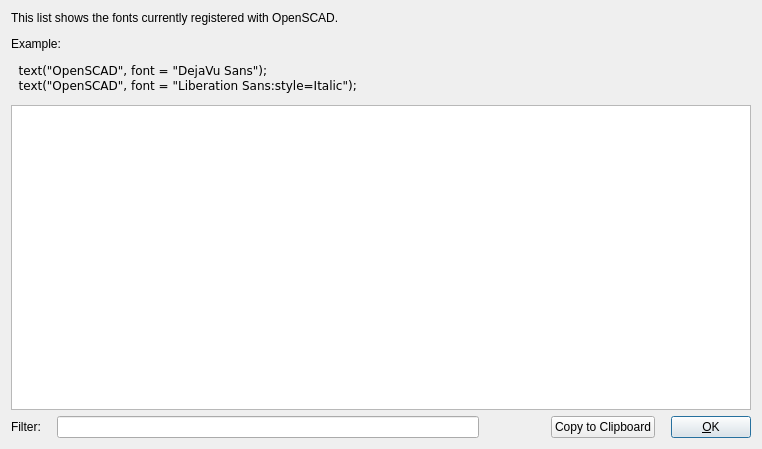
<?xml version="1.0" encoding="UTF-8"?>
<ui version="4.0">
 <class>FontListDialog</class>
 <widget class="QDialog" name="FontListDialog">
  <property name="geometry">
   <rect>
    <x>0</x>
    <y>0</y>
    <width>762</width>
    <height>449</height>
   </rect>
  </property>
  <property name="windowTitle">
   <string>OpenSCAD Font List</string>
  </property>
  <layout class="QGridLayout" name="gridLayout">
   <property name="horizontalSpacing">
    <number>16</number>
   </property>
   <property name="verticalSpacing">
    <number>6</number>
   </property>
   <item row="4" column="4">
    <widget class="QPushButton" name="okButton">
     <property name="sizePolicy">
      <sizepolicy hsizetype="Minimum" vsizetype="Fixed">
       <horstretch>0</horstretch>
       <verstretch>0</verstretch>
      </sizepolicy>
     </property>
     <property name="text">
      <string>&amp;OK</string>
     </property>
    </widget>
   </item>
   <item row="4" column="3">
    <widget class="QPushButton" name="copyButton">
     <property name="text">
      <string>Copy to Clipboard</string>
     </property>
    </widget>
   </item>
   <item row="4" column="2">
    <spacer name="horizontalSpacer">
     <property name="orientation">
      <enum>Qt::Horizontal</enum>
     </property>
     <property name="sizeType">
      <enum>QSizePolicy::Fixed</enum>
     </property>
     <property name="sizeHint" stdset="0">
      <size>
       <width>40</width>
       <height>20</height>
      </size>
     </property>
    </spacer>
   </item>
   <item row="4" column="1">
    <widget class="QLineEdit" name="filterLineEdit"/>
   </item>
   <item row="4" column="0">
    <widget class="QLabel" name="label_2">
     <property name="text">
      <string>Filter:</string>
     </property>
    </widget>
   </item>
   <item row="2" column="0" colspan="5">
    <widget class="FontListTableView" name="tableView">
     <property name="dragEnabled">
      <bool>true</bool>
     </property>
     <property name="dragDropMode">
      <enum>QAbstractItemView::DragOnly</enum>
     </property>
     <property name="selectionBehavior">
      <enum>QAbstractItemView::SelectRows</enum>
     </property>
    </widget>
   </item>
   <item row="0" column="0" colspan="5">
    <widget class="QLabel" name="label">
     <property name="text">
      <string>&lt;html&gt;&lt;head/&gt;&lt;body&gt;&lt;p&gt;This list shows the fonts currently registered with OpenSCAD.&lt;/p&gt;&lt;p&gt;Example:&lt;/p&gt;&lt;pre style=&quot; margin-top:12px; margin-bottom:0px; margin-left:0px; margin-right:0px; -qt-block-indent:0; text-indent:0px;&quot;&gt;&lt;span style=&quot; font-family:'Courier New,courier';&quot;&gt;  text(&amp;quot;OpenSCAD&amp;quot;, font = &amp;quot;DejaVu Sans&amp;quot;);&lt;/span&gt;&lt;/pre&gt;&lt;pre style=&quot; margin-top:0px; margin-bottom:12px; margin-left:0px; margin-right:0px; -qt-block-indent:0; text-indent:0px;&quot;&gt;&lt;span style=&quot; font-family:'Courier New,courier';&quot;&gt;  text(&amp;quot;OpenSCAD&amp;quot;, font = &amp;quot;Liberation Sans:style=Italic&amp;quot;);&lt;/span&gt;&lt;/pre&gt;&lt;/body&gt;&lt;/html&gt;</string>
     </property>
     <property name="textFormat">
      <enum>Qt::RichText</enum>
     </property>
     <property name="wordWrap">
      <bool>true</bool>
     </property>
    </widget>
   </item>
   <item row="1" column="0">
    <spacer name="verticalSpacer">
     <property name="orientation">
      <enum>Qt::Vertical</enum>
     </property>
     <property name="sizeType">
      <enum>QSizePolicy::Fixed</enum>
     </property>
     <property name="sizeHint" stdset="0">
      <size>
       <width>20</width>
       <height>6</height>
      </size>
     </property>
    </spacer>
   </item>
  </layout>
 </widget>
 <customwidgets>
  <customwidget>
   <class>FontListTableView</class>
   <extends>QTableView</extends>
   <header>FontListTableView.h</header>
  </customwidget>
 </customwidgets>
 <resources>
  <include location="../openscad.qrc"/>
 </resources>
 <connections/>
</ui>
